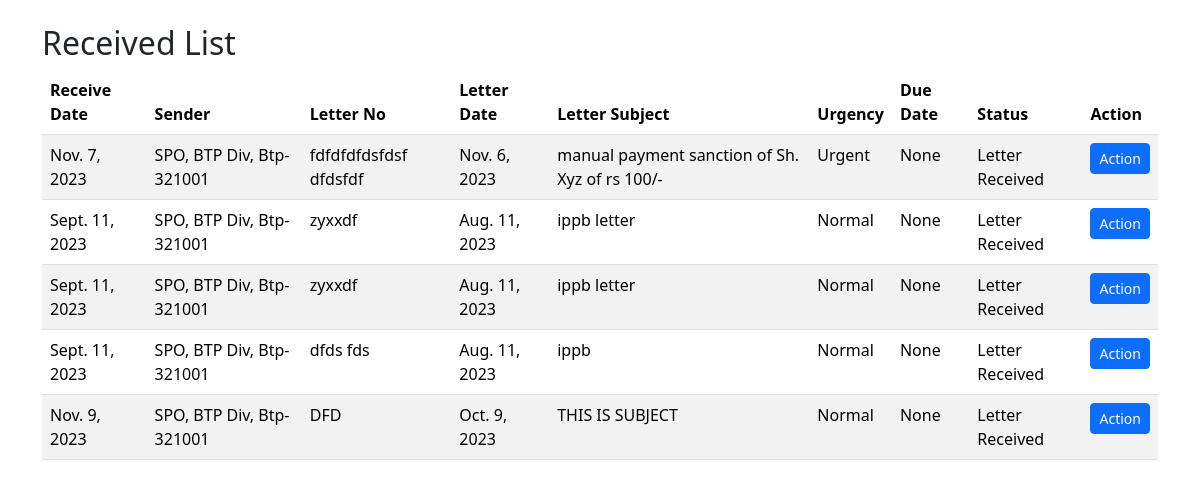
Before: /eFile/report_received_all/ with the older database file.
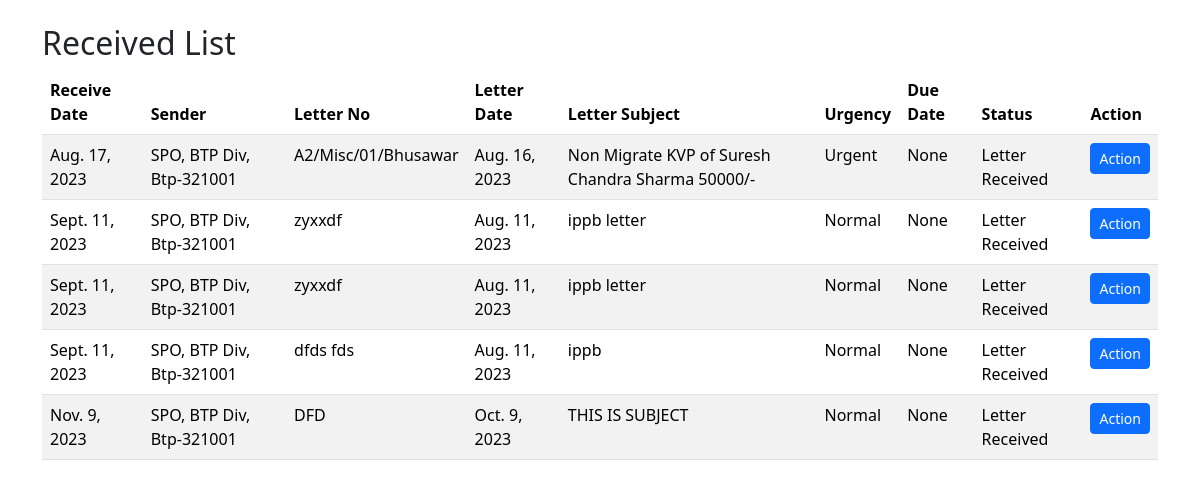
After: the same page with the newer database file.
### eFile/models.py (models this page shows, shortened)
class Received(models.Model):
    URGENCY_CHOICES = [
        ('Normal', 'Normal'),
        ('Urgent', 'Urgent'),
        ('MostUrgent', 'Most Urgent'),
    ]
    ReceiveId = models.AutoField(primary_key=True)
    ReceiveDate = models.DateField()
    Sender = models.ForeignKey(Senders, on_delete=models.CASCADE, default='1')
    LetterNo = models.CharField(max_length=50, blank=True,null=True)
    LetterDate = models.DateField()
    LetterSubject = models.CharField(max_length=255)
    LetterDetail= RichTextField(blank=True, null= True)
    Urgency = models.CharField(max_length=15, choices=URGENCY_CHOICES)
    DueDate = models.DateField(null=True, blank=True)
    Status = models.CharField(max_length=20, default='Letter Received')

class Senders(models.Model):
    SenderId = models.AutoField(primary_key=True)
    SenderPost = models.CharField(max_length=100)
    SenderOffice = models.CharField(max_length=100)
    SenderPlace = models.CharField(max_length=100)
    Pincode = models.CharField(max_length=10)
    def __str__(self):
        return f"{self.SenderPost}, {self.SenderOffice}, {self.SenderPlace}-{self.Pincode}"

### eFile/views.py (the view)
# urls.py: path('report_received_all/', report_received_all, name='report_received_all'),
def report_received_all(request):
    status_filter_values = Received.objects.values_list('Status', flat=True).distinct()
    default_filter_values = [value for value in status_filter_values if value != 'Letter Issued']
    received_list = Received.objects.all()
    return render(request, 'eFile/report_received_all.html', {
        'received_list': received_list,
        'status_filter_values': status_filter_values,
        'default_filter_values': default_filter_values,
    })

### templates/eFile/report_received_all.html (shortened to what this page needs)
{% extends 'eFile/base.html' %}
{% block content %}
    <h2 class="mt-4">Received List</h2>
    <table id="receivedTable" class="table table-striped">
        <thead>
            <tr>
                <th>Receive Date</th>
                <th>Sender</th>
                <th>Letter No</th>
                <th>Letter Date</th>
                <th>Letter Subject</th>
                <th>Urgency</th>
                <th>Due Date</th>
                <th>Status</th>
                <th>Action</th>
            </tr>
        </thead>
        <tbody>
            {% for received in received_list %}
                <tr>
                    <td>{{ received.ReceiveDate }}</td>
                    <td>{{ received.Sender }}</td>
                    <td>{{ received.LetterNo }}</td>
                    <td>{{ received.LetterDate }}</td>
                    <td>{{ received.LetterSubject }}</td>
                    <td>{{ received.Urgency }}</td>
                    <td>{{ received.DueDate }}</td>
                    <td>{{ received.Status }}</td>
                    <td>
                        {% if received.Status == "Letter Received" or received.Status == 'Noting Approved' or received.Status == 'Draft Approved' %}
                            <a href="{% url 'action_view' received.pk %}" class="btn btn-primary btn-sm">Action</a>
                        {% else %}
                            <a href="{% url 'verify_view' received.pk %}" class="btn btn-success btn-sm">Verify</a>
                        {% endif %}
                    </td>
                </tr>
            {% endfor %}
        </tbody>
    </table>
    <link rel="stylesheet" type="text/css" href="https://cdn.datatables.net/v/dt/dt-1.10.25/datatables.min.css"/>
{% endblock %}

Changed rows visible on the page:
changed Received "Urgent": ReceiveDate "Nov. 7, 2023" → "Aug. 17, 2023"; LetterNo "fdfdfdfdsfdsf dfdsfdf" → "A2/Misc/01/Bhusawar"; LetterDate "Nov. 6, 2023" → "Aug. 16, 2023"; LetterSubject "manual payment sanction of Sh. Xyz of rs 100/-" → "Non Migrate KVP of Suresh Chandra Sharma 50000/-"
